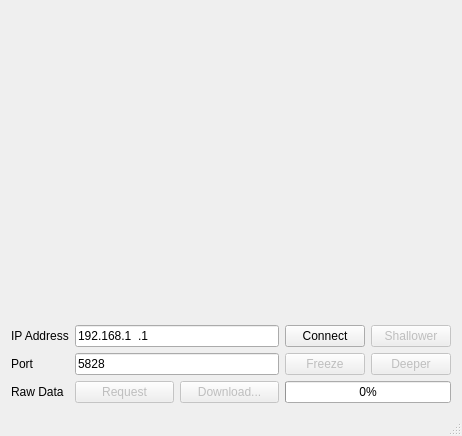
<?xml version="1.0" encoding="UTF-8"?>
<ui version="4.0">
 <class>Caster</class>
 <widget class="QMainWindow" name="Caster">
  <property name="geometry">
   <rect>
    <x>0</x>
    <y>0</y>
    <width>462</width>
    <height>436</height>
   </rect>
  </property>
  <property name="windowTitle">
   <string>Caster</string>
  </property>
  <widget class="QWidget" name="_central">
   <layout class="QVBoxLayout" name="verticalLayout">
    <item>
     <layout class="QVBoxLayout" name="image"/>
    </item>
    <item>
     <spacer name="verticalSpacer">
      <property name="orientation">
       <enum>Qt::Vertical</enum>
      </property>
      <property name="sizeHint" stdset="0">
       <size>
        <width>20</width>
        <height>40</height>
       </size>
      </property>
     </spacer>
    </item>
    <item>
     <layout class="QGridLayout" name="_inputs">
      <item row="1" column="1">
       <widget class="QLineEdit" name="port">
        <property name="inputMask">
         <string>#####</string>
        </property>
        <property name="text">
         <string>5828</string>
        </property>
       </widget>
      </item>
      <item row="5" column="0">
       <widget class="QLabel" name="_rawdata">
        <property name="text">
         <string>Raw Data</string>
        </property>
       </widget>
      </item>
      <item row="1" column="0">
       <widget class="QLabel" name="_port">
        <property name="text">
         <string>Port</string>
        </property>
       </widget>
      </item>
      <item row="0" column="1">
       <widget class="QLineEdit" name="ip">
        <property name="inputMask">
         <string>000.000.000.000</string>
        </property>
        <property name="text">
         <string>192.168.1.1</string>
        </property>
       </widget>
      </item>
      <item row="1" column="2">
       <widget class="QPushButton" name="freeze">
        <property name="enabled">
         <bool>false</bool>
        </property>
        <property name="text">
         <string>Freeze</string>
        </property>
       </widget>
      </item>
      <item row="5" column="1">
       <layout class="QHBoxLayout" name="horizontalLayout">
        <item>
         <widget class="QPushButton" name="request">
          <property name="enabled">
           <bool>false</bool>
          </property>
          <property name="text">
           <string>Request</string>
          </property>
         </widget>
        </item>
        <item>
         <widget class="QPushButton" name="download">
          <property name="enabled">
           <bool>false</bool>
          </property>
          <property name="text">
           <string>Download...</string>
          </property>
         </widget>
        </item>
       </layout>
      </item>
      <item row="0" column="2">
       <widget class="QPushButton" name="connect">
        <property name="text">
         <string>Connect</string>
        </property>
       </widget>
      </item>
      <item row="0" column="0">
       <widget class="QLabel" name="_ip">
        <property name="text">
         <string>IP Address</string>
        </property>
       </widget>
      </item>
      <item row="0" column="3">
       <widget class="QPushButton" name="shallower">
        <property name="enabled">
         <bool>false</bool>
        </property>
        <property name="text">
         <string>Shallower</string>
        </property>
       </widget>
      </item>
      <item row="1" column="3">
       <widget class="QPushButton" name="deeper">
        <property name="enabled">
         <bool>false</bool>
        </property>
        <property name="text">
         <string>Deeper</string>
        </property>
       </widget>
      </item>
      <item row="5" column="2" colspan="2">
       <widget class="QProgressBar" name="progress">
        <property name="value">
         <number>0</number>
        </property>
       </widget>
      </item>
     </layout>
    </item>
   </layout>
  </widget>
  <widget class="QStatusBar" name="status"/>
 </widget>
 <layoutdefault spacing="6" margin="11"/>
 <tabstops>
  <tabstop>ip</tabstop>
  <tabstop>port</tabstop>
 </tabstops>
 <resources/>
 <connections>
  <connection>
   <sender>connect</sender>
   <signal>clicked()</signal>
   <receiver>Caster</receiver>
   <slot>onConnect()</slot>
   <hints>
    <hint type="sourcelabel">
     <x>478</x>
     <y>371</y>
    </hint>
    <hint type="destinationlabel">
     <x>264</x>
     <y>215</y>
    </hint>
   </hints>
  </connection>
  <connection>
   <sender>request</sender>
   <signal>clicked()</signal>
   <receiver>Caster</receiver>
   <slot>onRequest()</slot>
   <hints>
    <hint type="sourcelabel">
     <x>173</x>
     <y>413</y>
    </hint>
    <hint type="destinationlabel">
     <x>264</x>
     <y>229</y>
    </hint>
   </hints>
  </connection>
  <connection>
   <sender>download</sender>
   <signal>clicked()</signal>
   <receiver>Caster</receiver>
   <slot>onDownload()</slot>
   <hints>
    <hint type="sourcelabel">
     <x>347</x>
     <y>413</y>
    </hint>
    <hint type="destinationlabel">
     <x>264</x>
     <y>229</y>
    </hint>
   </hints>
  </connection>
  <connection>
   <sender>freeze</sender>
   <signal>clicked()</signal>
   <receiver>Caster</receiver>
   <slot>onFreeze()</slot>
   <hints>
    <hint type="sourcelabel">
     <x>412</x>
     <y>381</y>
    </hint>
    <hint type="destinationlabel">
     <x>264</x>
     <y>229</y>
    </hint>
   </hints>
  </connection>
  <connection>
   <sender>shallower</sender>
   <signal>clicked()</signal>
   <receiver>Caster</receiver>
   <slot>onShallower()</slot>
   <hints>
    <hint type="sourcelabel">
     <x>411</x>
     <y>327</y>
    </hint>
    <hint type="destinationlabel">
     <x>230</x>
     <y>217</y>
    </hint>
   </hints>
  </connection>
  <connection>
   <sender>deeper</sender>
   <signal>clicked()</signal>
   <receiver>Caster</receiver>
   <slot>onDeeper()</slot>
   <hints>
    <hint type="sourcelabel">
     <x>411</x>
     <y>358</y>
    </hint>
    <hint type="destinationlabel">
     <x>230</x>
     <y>217</y>
    </hint>
   </hints>
  </connection>
 </connections>
 <slots>
  <slot>onConnect()</slot>
  <slot>onRequest()</slot>
  <slot>onDownload()</slot>
  <slot>onFreeze()</slot>
  <slot>onShallower()</slot>
  <slot>onDeeper()</slot>
 </slots>
</ui>
